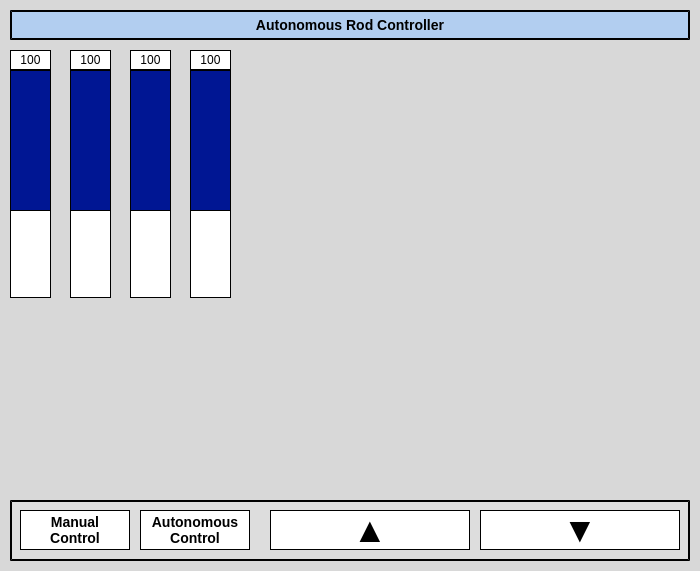
<?xml version="1.0" encoding="UTF-8"?>
<ui version="4.0">
 <class>Dialog</class>
 <widget class="QDialog" name="Dialog">
  <property name="geometry">
   <rect>
    <x>0</x>
    <y>0</y>
    <width>700</width>
    <height>571</height>
   </rect>
  </property>
  <property name="windowTitle">
   <string>Dialog</string>
  </property>
  <widget class="QLabel" name="Rod_1">
   <property name="geometry">
    <rect>
     <x>10</x>
     <y>70</y>
     <width>41</width>
     <height>141</height>
    </rect>
   </property>
   <property name="styleSheet">
    <string notr="true">background-color: rgb(0, 22, 147);</string>
   </property>
   <property name="frameShape">
    <enum>QFrame::Box</enum>
   </property>
   <property name="text">
    <string/>
   </property>
  </widget>
  <widget class="QLabel" name="Rod_1_back">
   <property name="geometry">
    <rect>
     <x>10</x>
     <y>70</y>
     <width>41</width>
     <height>228</height>
    </rect>
   </property>
   <property name="styleSheet">
    <string notr="true">background-color: rgb(255, 255, 255);</string>
   </property>
   <property name="frameShape">
    <enum>QFrame::Box</enum>
   </property>
   <property name="frameShadow">
    <enum>QFrame::Plain</enum>
   </property>
   <property name="lineWidth">
    <number>1</number>
   </property>
   <property name="text">
    <string/>
   </property>
  </widget>
  <widget class="QLabel" name="Rod_2">
   <property name="geometry">
    <rect>
     <x>70</x>
     <y>70</y>
     <width>41</width>
     <height>141</height>
    </rect>
   </property>
   <property name="styleSheet">
    <string notr="true">background-color: rgb(0, 22, 147);</string>
   </property>
   <property name="frameShape">
    <enum>QFrame::Box</enum>
   </property>
   <property name="text">
    <string/>
   </property>
  </widget>
  <widget class="QLabel" name="Rod_2_back">
   <property name="geometry">
    <rect>
     <x>70</x>
     <y>70</y>
     <width>41</width>
     <height>228</height>
    </rect>
   </property>
   <property name="styleSheet">
    <string notr="true">background-color: rgb(255, 255, 255);</string>
   </property>
   <property name="frameShape">
    <enum>QFrame::Box</enum>
   </property>
   <property name="frameShadow">
    <enum>QFrame::Plain</enum>
   </property>
   <property name="lineWidth">
    <number>1</number>
   </property>
   <property name="text">
    <string/>
   </property>
  </widget>
  <widget class="QLabel" name="Rod_3_back">
   <property name="geometry">
    <rect>
     <x>130</x>
     <y>70</y>
     <width>41</width>
     <height>228</height>
    </rect>
   </property>
   <property name="styleSheet">
    <string notr="true">background-color: rgb(255, 255, 255);</string>
   </property>
   <property name="frameShape">
    <enum>QFrame::Box</enum>
   </property>
   <property name="frameShadow">
    <enum>QFrame::Plain</enum>
   </property>
   <property name="lineWidth">
    <number>1</number>
   </property>
   <property name="text">
    <string/>
   </property>
  </widget>
  <widget class="QLabel" name="Rod_4_back">
   <property name="geometry">
    <rect>
     <x>190</x>
     <y>70</y>
     <width>41</width>
     <height>228</height>
    </rect>
   </property>
   <property name="styleSheet">
    <string notr="true">background-color: rgb(255, 255, 255);</string>
   </property>
   <property name="frameShape">
    <enum>QFrame::Box</enum>
   </property>
   <property name="frameShadow">
    <enum>QFrame::Plain</enum>
   </property>
   <property name="lineWidth">
    <number>1</number>
   </property>
   <property name="text">
    <string/>
   </property>
  </widget>
  <widget class="QLabel" name="Rod_3">
   <property name="geometry">
    <rect>
     <x>130</x>
     <y>70</y>
     <width>41</width>
     <height>141</height>
    </rect>
   </property>
   <property name="styleSheet">
    <string notr="true">background-color: rgb(0, 22, 147);</string>
   </property>
   <property name="frameShape">
    <enum>QFrame::Box</enum>
   </property>
   <property name="text">
    <string/>
   </property>
  </widget>
  <widget class="QLabel" name="Rod_4">
   <property name="geometry">
    <rect>
     <x>190</x>
     <y>70</y>
     <width>41</width>
     <height>141</height>
    </rect>
   </property>
   <property name="styleSheet">
    <string notr="true">background-color: rgb(0, 22, 147);</string>
   </property>
   <property name="frameShape">
    <enum>QFrame::Box</enum>
   </property>
   <property name="text">
    <string/>
   </property>
  </widget>
  <widget class="QLabel" name="Dis_Rod_1">
   <property name="geometry">
    <rect>
     <x>10</x>
     <y>50</y>
     <width>41</width>
     <height>20</height>
    </rect>
   </property>
   <property name="styleSheet">
    <string notr="true">font: 9pt &quot;HY헤드라인M&quot;;
background-color: rgb(255, 255, 255);</string>
   </property>
   <property name="frameShape">
    <enum>QFrame::Box</enum>
   </property>
   <property name="text">
    <string>100</string>
   </property>
   <property name="alignment">
    <set>Qt::AlignCenter</set>
   </property>
  </widget>
  <widget class="QLabel" name="Dis_Rod_2">
   <property name="geometry">
    <rect>
     <x>70</x>
     <y>50</y>
     <width>41</width>
     <height>20</height>
    </rect>
   </property>
   <property name="styleSheet">
    <string notr="true">font: 9pt &quot;HY헤드라인M&quot;;
background-color: rgb(255, 255, 255);</string>
   </property>
   <property name="frameShape">
    <enum>QFrame::Box</enum>
   </property>
   <property name="text">
    <string>100</string>
   </property>
   <property name="alignment">
    <set>Qt::AlignCenter</set>
   </property>
  </widget>
  <widget class="QLabel" name="Dis_Rod_3">
   <property name="geometry">
    <rect>
     <x>130</x>
     <y>50</y>
     <width>41</width>
     <height>20</height>
    </rect>
   </property>
   <property name="styleSheet">
    <string notr="true">font: 9pt &quot;HY헤드라인M&quot;;
background-color: rgb(255, 255, 255);</string>
   </property>
   <property name="frameShape">
    <enum>QFrame::Box</enum>
   </property>
   <property name="text">
    <string>100</string>
   </property>
   <property name="alignment">
    <set>Qt::AlignCenter</set>
   </property>
  </widget>
  <widget class="QLabel" name="Dis_Rod_4">
   <property name="geometry">
    <rect>
     <x>190</x>
     <y>50</y>
     <width>41</width>
     <height>20</height>
    </rect>
   </property>
   <property name="styleSheet">
    <string notr="true">font: 9pt &quot;HY헤드라인M&quot;;
background-color: rgb(255, 255, 255);</string>
   </property>
   <property name="frameShape">
    <enum>QFrame::Box</enum>
   </property>
   <property name="text">
    <string>100</string>
   </property>
   <property name="alignment">
    <set>Qt::AlignCenter</set>
   </property>
  </widget>
  <widget class="QWidget" name="horizontalLayoutWidget">
   <property name="geometry">
    <rect>
     <x>10</x>
     <y>310</y>
     <width>681</width>
     <height>181</height>
    </rect>
   </property>
   <layout class="QHBoxLayout" name="Rod_his"/>
  </widget>
  <widget class="QLabel" name="label">
   <property name="geometry">
    <rect>
     <x>10</x>
     <y>10</y>
     <width>680</width>
     <height>30</height>
    </rect>
   </property>
   <property name="styleSheet">
    <string notr="true">background-color: rgb(178, 206, 240);
border-style: outset;
border-width: 2px;
border-color: black;
font: bold 14px;</string>
   </property>
   <property name="text">
    <string>Autonomous Rod Controller</string>
   </property>
   <property name="alignment">
    <set>Qt::AlignCenter</set>
   </property>
  </widget>
  <widget class="QLabel" name="label_2">
   <property name="geometry">
    <rect>
     <x>0</x>
     <y>0</y>
     <width>700</width>
     <height>700</height>
    </rect>
   </property>
   <property name="styleSheet">
    <string notr="true">background-color:rgb(216, 216, 216);</string>
   </property>
   <property name="text">
    <string/>
   </property>
   <property name="alignment">
    <set>Qt::AlignCenter</set>
   </property>
  </widget>
  <widget class="QLabel" name="label_3">
   <property name="geometry">
    <rect>
     <x>20</x>
     <y>510</y>
     <width>110</width>
     <height>40</height>
    </rect>
   </property>
   <property name="styleSheet">
    <string notr="true">background-color: rgb(255, 255, 255);
border-style: outset;
border-width: 0.5px;
border-color: black;
font: bold 14px;</string>
   </property>
   <property name="text">
    <string>Manual
Control</string>
   </property>
   <property name="alignment">
    <set>Qt::AlignCenter</set>
   </property>
  </widget>
  <widget class="QLabel" name="label_4">
   <property name="geometry">
    <rect>
     <x>10</x>
     <y>500</y>
     <width>680</width>
     <height>61</height>
    </rect>
   </property>
   <property name="styleSheet">
    <string notr="true">background-color: rgb(221, 221, 221);
border-style: outset;
border-width: 2px;
border-color: black;
font: bold 14px;</string>
   </property>
   <property name="text">
    <string/>
   </property>
   <property name="alignment">
    <set>Qt::AlignCenter</set>
   </property>
  </widget>
  <widget class="QLabel" name="label_5">
   <property name="geometry">
    <rect>
     <x>140</x>
     <y>510</y>
     <width>110</width>
     <height>40</height>
    </rect>
   </property>
   <property name="styleSheet">
    <string notr="true">background-color: rgb(255, 255, 255);
border-style: outset;
border-width: 0.5px;
border-color: black;
font: bold 14px;</string>
   </property>
   <property name="text">
    <string>Autonomous
Control</string>
   </property>
   <property name="alignment">
    <set>Qt::AlignCenter</set>
   </property>
  </widget>
  <widget class="QPushButton" name="rodup">
   <property name="geometry">
    <rect>
     <x>270</x>
     <y>510</y>
     <width>200</width>
     <height>40</height>
    </rect>
   </property>
   <property name="styleSheet">
    <string notr="true">QPushButton {
	background-color: rgb(255, 255, 255);
	border-style: outset;
	border-width: 0.5px;
	border-color: black;
	font: bold 35px;
}
QPushButton:pressed {
    background-color: rgb(220, 220, 220);
    border-style: inset;
}</string>
   </property>
   <property name="text">
    <string>▲</string>
   </property>
  </widget>
  <widget class="QPushButton" name="roddown">
   <property name="geometry">
    <rect>
     <x>480</x>
     <y>510</y>
     <width>200</width>
     <height>40</height>
    </rect>
   </property>
   <property name="styleSheet">
    <string notr="true">QPushButton {
	background-color: rgb(255, 255, 255);
	border-style: outset;
	border-width: 0.5px;
	border-color: black;
	font: bold 35px;
}
QPushButton:pressed {
    background-color: rgb(220, 220, 220);
    border-style: inset;
}</string>
   </property>
   <property name="text">
    <string>▼</string>
   </property>
  </widget>
  <widget class="QWidget" name="horizontalLayoutWidget_2">
   <property name="geometry">
    <rect>
     <x>240</x>
     <y>70</y>
     <width>451</width>
     <height>231</height>
    </rect>
   </property>
   <layout class="QHBoxLayout" name="Rod_his_cond"/>
  </widget>
  <zorder>label_2</zorder>
  <zorder>Rod_2_back</zorder>
  <zorder>Rod_1_back</zorder>
  <zorder>Rod_4_back</zorder>
  <zorder>Rod_3_back</zorder>
  <zorder>Rod_1</zorder>
  <zorder>Rod_2</zorder>
  <zorder>Rod_3</zorder>
  <zorder>Rod_4</zorder>
  <zorder>Dis_Rod_1</zorder>
  <zorder>Dis_Rod_2</zorder>
  <zorder>Dis_Rod_3</zorder>
  <zorder>Dis_Rod_4</zorder>
  <zorder>horizontalLayoutWidget</zorder>
  <zorder>label</zorder>
  <zorder>label_4</zorder>
  <zorder>label_3</zorder>
  <zorder>label_5</zorder>
  <zorder>rodup</zorder>
  <zorder>roddown</zorder>
  <zorder>horizontalLayoutWidget_2</zorder>
 </widget>
 <resources/>
 <connections/>
</ui>
